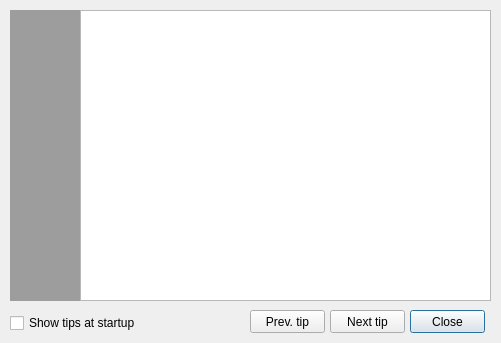
<?xml version="1.0" encoding="UTF-8"?>
<ui version="4.0">
 <class>CTipOfDay</class>
 <widget class="QDialog" name="CTipOfDay">
  <property name="geometry">
   <rect>
    <x>0</x>
    <y>0</y>
    <width>501</width>
    <height>343</height>
   </rect>
  </property>
  <property name="windowTitle">
   <string>Tip of the day</string>
  </property>
  <widget class="QLabel" name="label">
   <property name="geometry">
    <rect>
     <x>10</x>
     <y>10</y>
     <width>71</width>
     <height>291</height>
    </rect>
   </property>
   <property name="styleSheet">
    <string notr="true">background-color: rgb(157, 157, 157);</string>
   </property>
   <property name="text">
    <string/>
   </property>
   <property name="pixmap">
    <pixmap resource="resource.qrc">:/res/tip_of_the_day.png</pixmap>
   </property>
   <property name="alignment">
    <set>Qt::AlignHCenter|Qt::AlignTop</set>
   </property>
   <property name="margin">
    <number>0</number>
   </property>
   <property name="indent">
    <number>-1</number>
   </property>
  </widget>
  <widget class="QTextBrowser" name="textBrowser">
   <property name="geometry">
    <rect>
     <x>80</x>
     <y>10</y>
     <width>411</width>
     <height>291</height>
    </rect>
   </property>
   <property name="styleSheet">
    <string notr="true"/>
   </property>
  </widget>
  <widget class="QCheckBox" name="checkBox">
   <property name="geometry">
    <rect>
     <x>10</x>
     <y>313</y>
     <width>171</width>
     <height>20</height>
    </rect>
   </property>
   <property name="text">
    <string>Show tips at startup</string>
   </property>
  </widget>
  <widget class="QPushButton" name="pushButton">
   <property name="geometry">
    <rect>
     <x>410</x>
     <y>310</y>
     <width>75</width>
     <height>23</height>
    </rect>
   </property>
   <property name="text">
    <string>Close</string>
   </property>
   <property name="default">
    <bool>true</bool>
   </property>
  </widget>
  <widget class="QPushButton" name="pushButton_2">
   <property name="geometry">
    <rect>
     <x>330</x>
     <y>310</y>
     <width>75</width>
     <height>23</height>
    </rect>
   </property>
   <property name="text">
    <string>Next tip</string>
   </property>
  </widget>
  <widget class="QPushButton" name="pushButton_3">
   <property name="geometry">
    <rect>
     <x>250</x>
     <y>310</y>
     <width>75</width>
     <height>23</height>
    </rect>
   </property>
   <property name="text">
    <string>Prev. tip</string>
   </property>
  </widget>
 </widget>
 <resources>
  <include location="resource.qrc"/>
 </resources>
 <connections/>
</ui>
